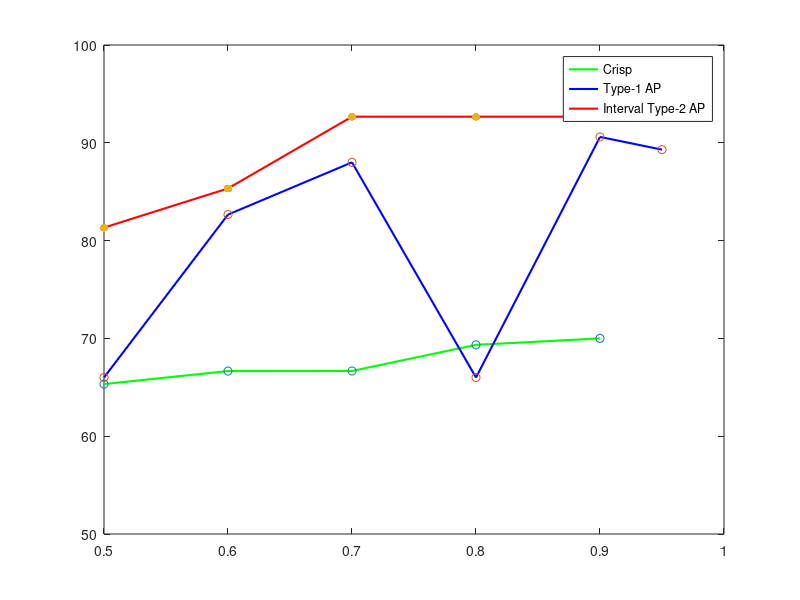

This chart was generated by the following MATLAB code:
lam1=[0.5 0.6 0.7 0.8 0.9];
acc1=[65.33 66.66 66.67 69.34 70];

lam2=[0.5 0.6 0.7 0.8 0.9 0.95];
acc2=[66 82.66 88 66 90.6 89.3];

lam3=[0.5 0.6 0.7 0.8 0.9 0.95];
acc3=[81.33 85.33 92.67 92.67 92.67 92.67];
clear y label;
box on
hold on 
graph1=plot(lam1,acc1,'green');
graph2=plot(lam2,acc2,'blue');
graph3=plot(lam3,acc3,'red');
set(graph1,'LineWidth',1.5);
set(graph2,'LineWidth',1.5);
set(graph3,'LineWidth',1.5);
yticks([50 60 70 80 90 100])
scatter(lam1,acc1,'green');
scatter(lam2,acc2,'blue');
scatter(lam3,acc3,'red','filled');
legend('Crisp','Type-1 AP','Interval Type-2 AP');
ylim([50 100]);
hold off